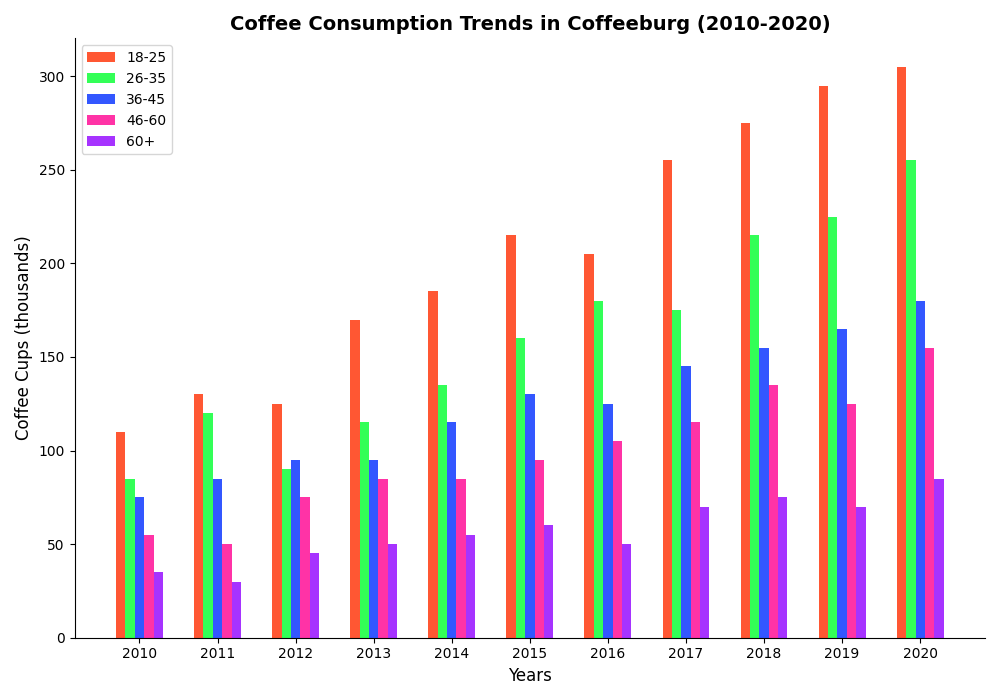

This chart was generated by the following Python code:
import matplotlib.pyplot as plt
import numpy as np

years = np.arange(2010, 2021)
age_groups = ['18-25', '26-35', '36-45', '46-60', '60+']
consumption = np.array([
    [110, 130, 125, 170, 185, 215, 205, 255, 275, 295, 305],
    [85, 120, 90, 115, 135, 160, 180, 175, 215, 225, 255],
    [75, 85, 95, 95, 115, 130, 125, 145, 155, 165, 180],
    [55, 50, 75, 85, 85, 95, 105, 115, 135, 125, 155],
    [35, 30, 45, 50, 55, 60, 50, 70, 75, 70, 85]
])

# New color set
new_colors = ['#FF5733', '#33FF57', '#3357FF', '#FF33A6', '#A633FF']

fig, ax = plt.subplots(figsize=(10, 7))

bar_width = 0.12
indices = np.arange(len(years))

for i, age_group in enumerate(age_groups):
    ax.bar(
        indices + i * bar_width,
        consumption[i],
        width=bar_width,
        color=new_colors[i],  # Applied new colors
        label=age_group
    )

ax.set_title('Coffee Consumption Trends in Coffeeburg (2010-2020)', fontsize=14, weight='bold')
ax.set_xlabel('Years', fontsize=12)
ax.set_ylabel('Coffee Cups (thousands)', fontsize=12)
ax.set_xticks(indices + bar_width * (len(age_groups) - 1) / 2)
ax.set_xticklabels(years)

ax.legend(loc='best', fontsize=10)
ax.spines['top'].set_visible(False)
ax.spines['right'].set_visible(False)

plt.tight_layout()
plt.show()
